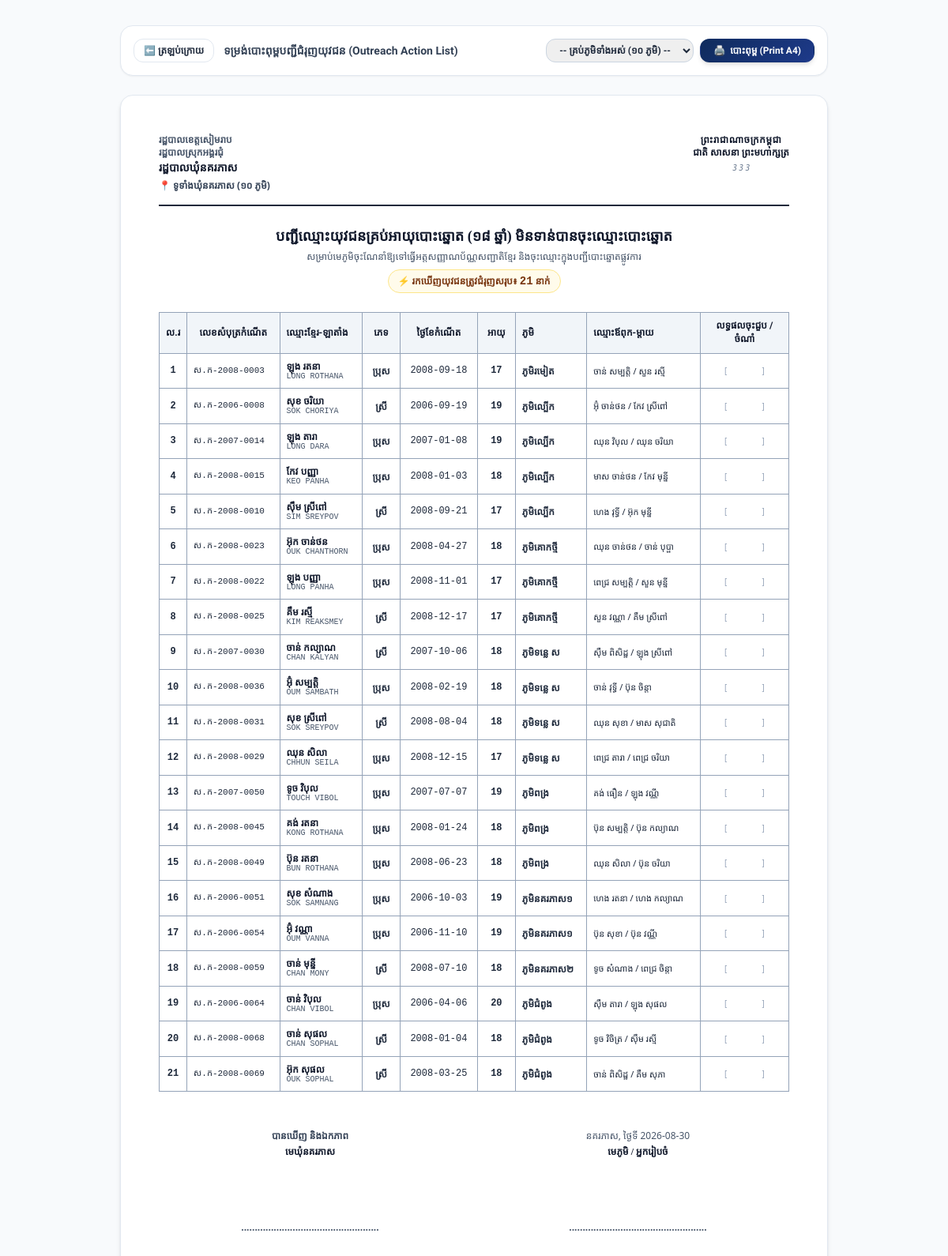
The app's page /birth-certificates/print-eligible (signed in) with its own data.
### app/models.py (models this page shows, shortened)
class BirthCertificate(Base):
    __tablename__ = "birth_certificates"
    id = Column(Integer, primary_key=True, index=True)
    certificate_no = Column(String(50), index=True, nullable=False) # e.g. ស.ក-២០២៦-០០១
    book_no = Column(String(50), nullable=True)                                  # e.g. ០១/២០២៦
    name_kh = Column(String(100), nullable=False)                                # ឈ្មោះខ្មែរ
    name_en = Column(String(100), nullable=False)                                # ឈ្មោះឡាតាំង
    gender = Column(String(20), nullable=False)                                  # ប្រុស / ស្រី
    dob = Column(String(50), nullable=False)                                     # YYYY-MM-DD
    pob = Column(String(255), nullable=True)                                     # ទីកន្លែងកំណើត
    father_name = Column(String(100), nullable=True)                             # ឈ្មោះឪពុក
    mother_name = Column(String(100), nullable=True)                             # ឈ្មោះម្តាយ
    address = Column(String(255), nullable=True)                                 # ក្រុមទី...
    village_id = Column(Integer, ForeignKey("villages.id"), nullable=False)
    voter_id = Column(Integer, ForeignKey("voters.id"), nullable=True)
    is_registered_voter = Column(Boolean, default=False)
    registered_date = Column(String(50), nullable=True)                          # YYYY-MM-DD កាលបរិច្ឆេទចុះបញ្ជី
    attachment_url = Column(String(255), nullable=True)                          # PDF or Image attachment path
    notes = Column(Text, nullable=True)
    created_at = Column(DateTime, default=get_cambodia_now)
    updated_at = Column(DateTime, default=get_cambodia_now, onupdate=get_cambodia_now)
    village = relationship("Village", back_populates="birth_certificates")
    voter = relationship("Voter", back_populates="birth_certificate", foreign_keys=[voter_id])

class Village(Base):
    __tablename__ = "villages"
    id = Column(Integer, primary_key=True, index=True)
    code = Column(String(20), unique=True, index=True, nullable=False) # e.g. V01 to V10
    name_kh = Column(String(100), nullable=False)                     # e.g. ភូមិរមៀត
    name_en = Column(String(100), nullable=False)                     # e.g. Romiet Village
    chief_name = Column(String(100), nullable=True)                  # e.g. លោក ឈុន វុទ្ធី
    chief_phone = Column(String(50), nullable=True)                  # e.g. 012 345 678
    total_households = Column(Integer, default=0)
    created_at = Column(DateTime, default=get_cambodia_now)
    stations = relationship("PollingStation", back_populates="village")
    voters = relationship("Voter", back_populates="village")
    users = relationship("User", back_populates="village")
    birth_certificates = relationship("BirthCertificate", back_populates="village")

### app/routes/birth_routes.py (the view)
@router.get("/birth-certificates/print-eligible", response_class=HTMLResponse)
def print_eligible_action_list(
    request: Request,
    village_id: str = Query(""),
    db: Session = Depends(get_db)
):
    current_user = get_current_user_optional(request, db)
    if not current_user:
        return RedirectResponse(url="/login", status_code=302)
    query = db.query(BirthCertificate).filter(
        BirthCertificate.is_registered_voter == False
    )
    if current_user.role == "village_chief" and current_user.village_id:
        query = query.filter(BirthCertificate.village_id == current_user.village_id)
        selected_village = db.query(Village).filter(Village.id == current_user.village_id).first()
    elif village_id and village_id.isdigit():
        query = query.filter(BirthCertificate.village_id == int(village_id))
        selected_village = db.query(Village).filter(Village.id == int(village_id)).first()
    else:
        selected_village = None
    all_unregistered = query.order_by(asc(BirthCertificate.village_id), asc(BirthCertificate.dob)).all()
    eligible_unregistered = [
        b for b in all_unregistered
        if b.is_eligible_now or b.is_turning_18_this_year
    ]
    villages = db.query(Village).order_by(Village.code).all()
    return templates.TemplateResponse(
        request=request,
        name="birth_certificates/print_eligible.html",
        context={
            "current_user": current_user,
            "records": eligible_unregistered,
            "selected_village": selected_village,
            "villages": villages,
            "print_date": get_cambodia_today(),
            "current_year": get_cambodia_now().year
        }
    )

### app/templates/birth_certificates/print_eligible.html (shortened to what this page needs)
<!DOCTYPE html>
<html lang="km">
<head>
    <script src="https://cdn.tailwindcss.com"></script>
    <link rel="stylesheet" href="/static/css/style.css?v=9.0">
    <link rel="stylesheet" href="/static/css/print.css?v=9.0" media="print">
</head>
<body class="p-4 sm:p-8">
    <div class="no-print max-w-4xl mx-auto mb-6 p-4 bg-white rounded-2xl shadow-sm border border-slate-200 flex flex-wrap items-center justify-between gap-4">
        <div class="flex items-center gap-3">
            <a href="/birth-certificates" class="btn btn-outline text-xs px-3 py-1.5 font-bold">
                ⬅️ ត្រឡប់ក្រោយ
            </a>
            <span class="text-sm font-bold text-slate-700 font-kh-heading">
                ទម្រង់បោះពុម្ពបញ្ជីជំរុញយុវជន (Outreach Action List)
            </span>
        </div>
        <div class="flex items-center gap-2">
            <form method="GET" action="/birth-certificates/print-eligible" class="flex items-center gap-2">
                <select name="village_id" onchange="this.form.submit()" class="text-xs py-1.5 px-3 rounded-xl border border-slate-300 font-kh-bold">
                    <option value="">-- គ្រប់ភូមិទាំងអស់ (១០ ភូមិ) --</option>
                </select>
            </form>
            <button onclick="window.print()" class="btn btn-primary text-xs px-4 py-1.5 shadow-md flex items-center gap-1.5">
                <span>🖨️</span> <span>បោះពុម្ព (Print A4)</span>
            </button>
        </div>
    </div>
    <div class="print-page max-w-4xl mx-auto bg-white p-8 sm:p-12 rounded-2xl shadow-md border border-slate-200">
        <div class="flex justify-between items-start border-b-2 border-slate-800 pb-4 mb-6">
            <div class="text-left">
                <div class="text-xs font-bold text-slate-600">រដ្ឋបាលខេត្តសៀមរាប</div>
                <div class="text-xs font-bold text-slate-600">រដ្ឋបាលស្រុកអង្គរជុំ</div>
                <div class="text-sm font-bold text-slate-900 muol-text mt-0.5">រដ្ឋបាលឃុំនគរភាស</div>
                {% if selected_village %}
                <div class="text-xs font-bold text-blue-900 mt-1 font-kh-bold">
                    📍 {{ selected_village.name_kh }} (មេភូមិ៖ {{ selected_village.chief_name or '-' }})
                </div>
                {% else %}
                <div class="text-xs font-bold text-slate-700 mt-1">
                    📍 ទូទាំងឃុំនគរភាស (១០ ភូមិ)
                </div>
                {% endif %}
            </div>
            <div class="text-center">
                <div class="text-xs font-bold muol-text text-slate-900 tracking-wider">ព្រះរាជាណាចក្រកម្ពុជា</div>
                <div class="text-xs font-bold muol-text text-slate-900">ជាតិ សាសនា ព្រះមហាក្សត្រ</div>
                <div class="text-[10px] text-slate-500 italic mt-1">3 3 3</div>
            </div>
        </div>
        <div class="text-center mb-6">
            <h1 class="text-base sm:text-lg font-bold text-slate-900 muol-text leading-relaxed">
                បញ្ជីឈ្មោះយុវជនគ្រប់អាយុបោះឆ្នោត (១៨ ឆ្នាំ) មិនទាន់បានចុះឈ្មោះបោះឆ្នោត
            </h1>
            <p class="text-xs text-slate-600 mt-1">
                សម្រាប់មេភូមិចុះណែនាំឱ្យទៅធ្វើអត្តសញ្ញាណប័ណ្ណសញ្ជាតិខ្មែរ និងចុះឈ្មោះក្នុងបញ្ជីបោះឆ្នោតផ្លូវការ
            </p>
            <div class="inline-block mt-2 px-3 py-1 bg-amber-50 border border-amber-200 rounded-full text-xs font-bold text-amber-900">
                ⚡ រកឃើញយុវជនត្រូវជំរុញសរុប៖ <span class="font-mono text-sm">{{ records|length }}</span> នាក់
            </div>
        </div>
        <div class="overflow-x-auto mb-6">
            <table class="w-full text-left border-collapse border border-slate-400 text-xs">
                <thead>
                    <tr class="bg-slate-100 text-slate-900 font-bold border-b border-slate-400 font-kh-heading text-center">
                        <th class="p-2 border border-slate-400 w-8">ល.រ</th>
                        <th class="p-2 border border-slate-400">លេខសំបុត្រកំណើត</th>
                        <th class="p-2 border border-slate-400 text-left">ឈ្មោះខ្មែរ-ឡាតាំង</th>
                        <th class="p-2 border border-slate-400 w-12">ភេទ</th>
                        <th class="p-2 border border-slate-400">ថ្ងៃខែកំណើត</th>
                        <th class="p-2 border border-slate-400 w-12">អាយុ</th>
                        <th class="p-2 border border-slate-400 text-left">ភូមិ</th>
                        <th class="p-2 border border-slate-400 text-left">ឈ្មោះឪពុក-ម្តាយ</th>
                        <th class="p-2 border border-slate-400 w-28 text-center">លទ្ធផលចុះជួប / ចំណាំ</th>
                    </tr>
                </thead>
                <tbody class="divide-y divide-slate-300">
                    {% if records %}
                        {% for r in records %}
                        <tr class="leading-tight">
                            <td class="p-2 border border-slate-400 text-center font-mono font-bold">{{ loop.index }}</td>
                            <td class="p-2 border border-slate-400 font-mono text-[11px]">{{ r.certificate_no }}</td>
                            <td class="p-2 border border-slate-400">
                                <div class="font-bold text-slate-900">{{ r.name_kh }}</div>
                                <div class="font-mono text-[10px] text-slate-600 uppercase">{{ r.name_en }}</div>
                            </td>
                            <td class="p-2 border border-slate-400 text-center font-bold">{{ r.gender }}</td>
                            <td class="p-2 border border-slate-400 text-center font-mono">{{ r.dob }}</td>
                            <td class="p-2 border border-slate-400 text-center font-bold font-mono">{{ r.age }}</td>
                            <td class="p-2 border border-slate-400 font-semibold">{{ r.village.name_kh if r.village else '-' }}</td>
                            <td class="p-2 border border-slate-400 text-[11px]">
                                {% if r.father_name or r.mother_name %}
                                {{ r.father_name or '' }}{% if r.father_name and r.mother_name %} / {% endif %}{{ r.mother_name or '' }}
                                {% else %}
                                -
                                {% endif %}
                            </td>
                            <td class="p-2 border border-slate-400 text-center text-[10px] text-slate-400">
                                [ &nbsp; &nbsp; &nbsp; &nbsp; &nbsp; &nbsp; &nbsp; &nbsp; ]
                            </td>
                        </tr>
                        {% endfor %}
                    {% else %}
                        <tr>
                            <td colspan="9" class="p-6 text-center text-slate-500 font-bold">
                                🎉 គ្មានយុវជនដែលមិនទាន់ចុះឈ្មោះបោះឆ្នោតក្នុងបញ្ជីនេះឡើយ!
                            </td>
                        </tr>
                    {% endif %}
                </tbody>
            </table>
        </div>
        <div class="mt-8 pt-4 grid grid-cols-2 gap-8 text-center text-xs">
            <div>
                <div class="font-bold text-slate-700">បានឃើញ និងឯកភាព</div>
                <div class="font-bold muol-text text-slate-900 mt-1">មេឃុំនគរភាស</div>
                <div class="h-20"></div>
                <div class="font-bold text-slate-600">...................................................</div>
            </div>
            <div>
                <div class="text-slate-600">នគរភាស, ថ្ងៃទី {{ print_date }}</div>
                <div class="font-bold muol-text text-slate-900 mt-1">មេភូមិ / អ្នករៀបចំ</div>
                <div class="h-20"></div>
                <div class="font-bold text-slate-600">
                    {% if selected_village and selected_village.chief_name %}
                    {{ selected_village.chief_name }}
                    {% else %}
                    ...................................................
                    {% endif %}
                </div>
            </div>
        </div>
    </div>
</body>
</html>

### app/static/css/style.css (style rules this page uses)
:root { --font-body: 'Kantumruy Pro', 'Siemreap', 'Battambang', 'Outfit', system-ui, -apple-system, sans-serif; --font-heading: 'Kantumruy Pro', 'Siemreap', 'Battambang', sans-serif; --font-khmer-title: 'Moul', cursive; --font-khmer-bold: 'Kantumruy Pro', 'Battambang', sans-serif; --color-primary: #0f2b5c; --color-primary-light: #1e3a8a; --color-primary-dark: #0a1c3d; --color-accent: #d4af37; --color-accent-hover: #b89628; --color-success: #10b981; --color-success-bg: #ecfdf5; --color-warning: #f59e0b; --color-warning-bg: #fffbeb; --color-danger: #ef4444; --color-danger-bg: #fef2f2; --color-info: #3b82f6; --color-info-bg: #eff6ff; --bg-main: #f8fafc; --bg-card: #ffffff; --border-color: #e2e8f0; --text-main: #1e293b; --text-muted: #64748b; --shadow-sm: 0 1px 2px 0 rgb(0 0 0 / 0.05); --shadow-md: 0 4px 6px -1px rgb(0 0 0 / 0.1), 0 2px 4px -2px rgb(0 0 0 / 0.1); --shadow-lg: 0 10px 15px -3px rgb(0 0 0 / 0.1), 0 4px 6px -4px rgb(0 0 0 / 0.1); --shadow-xl: 0 20px 25px -5px rgb(0 0 0 / 0.1), 0 8px 10px -6px rgb(0 0 0 / 0.1); --radius-md: 12px; --radius-lg: 16px; --radius-xl: 24px; }
* { margin: 0; padding: 0; box-sizing: border-box; }
html { height: 100%; width: 100%; }
body { font-family: var(--font-body); background-color: var(--bg-main); color: var(--text-main); min-height: 100%; width: 100%; margin: 0; padding: 0; line-height: 1.65; -webkit-font-smoothing: antialiased; -moz-osx-font-smoothing: grayscale; text-rendering: optimizeLegibility; transition: background-color 0.25s ease, color 0.2s ease; }
.kh-bold, .font-kh-bold, .font-kh-heading { font-family: var(--font-heading); font-weight: 700; line-height: 1.45; }
.btn { display: inline-flex; align-items: center; justify-content: center; gap: 8px; padding: 9px 18px; font-size: 0.925rem; font-weight: 600; font-family: var(--font-body); border-radius: var(--radius-md); cursor: pointer; transition: all 0.2s cubic-bezier(0.4, 0, 0.2, 1); border: 1px solid transparent; text-decoration: none; white-space: nowrap; }
.btn-primary { background: linear-gradient(135deg, #0f2b5c 0%, #1e3a8a 100%); color: white; box-shadow: 0 4px 12px rgba(15, 43, 92, 0.25); }
.btn-outline { background: transparent; border-color: var(--border-color); color: var(--text-main); }
body, h1, h2, h3, h4, h5, h6, p, span, a, td, th, label, button, input, select { -webkit-font-smoothing: antialiased; -moz-osx-font-smoothing: grayscale; text-rendering: optimizeLegibility; }

### app/templates/birth_certificates/print_eligible.html (style rules this page uses)
body { background-color: #f8fafc; font-family: 'Khmer OS Siemreap', system-ui, sans-serif; color: #1e293b; }
.muol-text { font-family: 'Khmer OS Muol Light', serif; }

### records on screen
BirthCertificate: certificate_no "ស.ក-2008-0003", name_kh "ឡុង រតនា", name_en "LONG ROTHANA", gender "ប្រុស", dob "2008-09-18", age "17", village "ភូមិរមៀត", father_name "ចាន់ សម្បត្តិ", mother_name "សួន រស្មី"
BirthCertificate: certificate_no "ស.ក-2006-0008", name_kh "សុខ ចរិយា", name_en "SOK CHORIYA", gender "ស្រី", dob "2006-09-19", age "19", village "ភូមិល្បើក", father_name "អ៊ុំ ចាន់ថន", mother_name "កែវ ស្រីពៅ"
BirthCertificate: certificate_no "ស.ក-2007-0014", name_kh "ឡុង តារា", name_en "LONG DARA", gender "ប្រុស", dob "2007-01-08", age "19", village "ភូមិល្បើក", father_name "ឈុន វិបុល", mother_name "ឈុន ចរិយា"
BirthCertificate: certificate_no "ស.ក-2008-0015", name_kh "កែវ បញ្ញា", name_en "KEO PANHA", gender "ប្រុស", dob "2008-01-03", age "18", village "ភូមិល្បើក", father_name "មាស ចាន់ថន", mother_name "កែវ មុន្នី"
BirthCertificate: certificate_no "ស.ក-2008-0010", name_kh "ស៊ឹម ស្រីពៅ", name_en "SIM SREYPOV", gender "ស្រី", dob "2008-09-21", age "17", village "ភូមិល្បើក", father_name "ហេង វុទ្ធី", mother_name "អ៊ុក មុន្នី"
BirthCertificate: certificate_no "ស.ក-2008-0023", name_kh "អ៊ុក ចាន់ថន", name_en "OUK CHANTHORN", gender "ប្រុស", dob "2008-04-27", age "18", village "ភូមិគោកថ្មី", father_name "ឈុន ចាន់ថន", mother_name "ចាន់ បុប្ផា"
BirthCertificate: certificate_no "ស.ក-2008-0022", name_kh "ឡុង បញ្ញា", name_en "LONG PANHA", gender "ប្រុស", dob "2008-11-01", age "17", village "ភូមិគោកថ្មី", father_name "ពេជ្រ សម្បត្តិ", mother_name "សួន មុន្នី"
BirthCertificate: certificate_no "ស.ក-2008-0025", name_kh "គឹម រស្មី", name_en "KIM REAKSMEY", gender "ស្រី", dob "2008-12-17", age "17", village "ភូមិគោកថ្មី", father_name "សួន វណ្ណា", mother_name "គឹម ស្រីពៅ"
BirthCertificate: certificate_no "ស.ក-2007-0030", name_kh "ចាន់ កល្យាណ", name_en "CHAN KALYAN", gender "ស្រី", dob "2007-10-06", age "18", village "ភូមិទន្លេ ស", father_name "ស៊ឹម ពិសិដ្ឋ", mother_name "ឡុង ស្រីពៅ"
BirthCertificate: certificate_no "ស.ក-2008-0036", name_kh "អ៊ុំ សម្បត្តិ", name_en "OUM SAMBATH", gender "ប្រុស", dob "2008-02-19", age "18", village "ភូមិទន្លេ ស", father_name "ចាន់ វុទ្ធី", mother_name "ប៊ុន ចិន្តា"
BirthCertificate: certificate_no "ស.ក-2008-0031", name_kh "សុខ ស្រីពៅ", name_en "SOK SREYPOV", gender "ស្រី", dob "2008-08-04", age "18", village "ភូមិទន្លេ ស", father_name "ឈុន សុខា", mother_name "មាស សុជាតិ"
BirthCertificate: certificate_no "ស.ក-2008-0029", name_kh "ឈុន សិលា", name_en "CHHUN SEILA", gender "ប្រុស", dob "2008-12-15", age "17", village "ភូមិទន្លេ ស", father_name "ពេជ្រ តារា", mother_name "ពេជ្រ ចរិយា"
BirthCertificate: certificate_no "ស.ក-2007-0050", name_kh "ទូច វិបុល", name_en "TOUCH VIBOL", gender "ប្រុស", dob "2007-07-07", age "19", village "ភូមិពង្រ", father_name "គង់ ធឿន", mother_name "ឡុង វណ្ណី"
BirthCertificate: certificate_no "ស.ក-2008-0045", name_kh "គង់ រតនា", name_en "KONG ROTHANA", gender "ប្រុស", dob "2008-01-24", age "18", village "ភូមិពង្រ", father_name "ប៊ុន សម្បត្តិ", mother_name "ប៊ុន កល្យាណ"
BirthCertificate: certificate_no "ស.ក-2008-0049", name_kh "ប៊ុន រតនា", name_en "BUN ROTHANA", gender "ប្រុស", dob "2008-06-23", age "18", village "ភូមិពង្រ", father_name "ឈុន សិលា", mother_name "ប៊ុន ចរិយា"
BirthCertificate: certificate_no "ស.ក-2006-0051", name_kh "សុខ សំណាង", name_en "SOK SAMNANG", gender "ប្រុស", dob "2006-10-03", age "19", village "ភូមិនគរភាស១", father_name "ហេង រតនា", mother_name "ហេង កល្យាណ"
BirthCertificate: certificate_no "ស.ក-2006-0054", name_kh "អ៊ុំ វណ្ណា", name_en "OUM VANNA", gender "ប្រុស", dob "2006-11-10", age "19", village "ភូមិនគរភាស១", father_name "ប៊ុន សុខា", mother_name "ប៊ុន វណ្ណី"
BirthCertificate: certificate_no "ស.ក-2008-0059", name_kh "ចាន់ មុន្នី", name_en "CHAN MONY", gender "ស្រី", dob "2008-07-10", age "18", village "ភូមិនគរភាស២", father_name "ទូច សំណាង", mother_name "ពេជ្រ ចិន្តា"
BirthCertificate: certificate_no "ស.ក-2006-0064", name_kh "ចាន់ វិបុល", name_en "CHAN VIBOL", gender "ប្រុស", dob "2006-04-06", age "20", village "ភូមិជំពូង", father_name "ស៊ឹម តារា", mother_name "ឡុង សុផល"
BirthCertificate: certificate_no "ស.ក-2008-0068", name_kh "ចាន់ សុផល", name_en "CHAN SOPHAL", gender "ស្រី", dob "2008-01-04", age "18", village "ភូមិជំពូង", father_name "ទូច វិចិត្រ", mother_name "ស៊ឹម រស្មី"
BirthCertificate: certificate_no "ស.ក-2008-0069", name_kh "អ៊ុក សុផល", name_en "OUK SOPHAL", gender "ស្រី", dob "2008-03-25", age "18", village "ភូមិជំពូង", father_name "ចាន់ ពិសិដ្ឋ", mother_name "គឹម សុភា"

### other values on screen
{{ records|length }} "21"
{{ print_date }} "2026-08-30"
